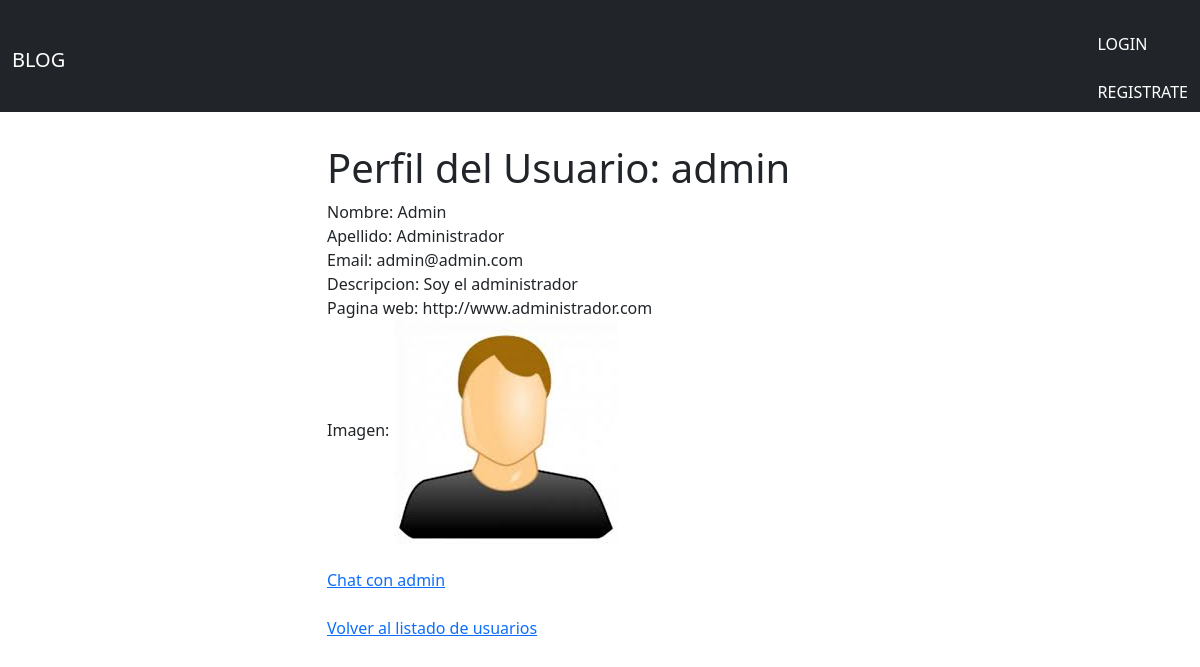
Page /AppModuloUsuario/perfil/admin on the committed database.
### AppModuloUsuario/models.py (models this page shows)
class User(AbstractUser):
    descripcion=models.CharField(max_length=200)
    paginaweb=models.URLField(max_length=200)
    imagen=models.ImageField(upload_to='imagenes', null=True, blank=True)

### AppModuloUsuario/views.py (the view)
# urls.py: path("perfil/<username>",perfil,name="perfil")
def perfil(request, username):
    usuario=User.objects.filter(username=username)
    return render(request,"AppModuloUsuario/perfil.html",{"usuario":usuario})

### AppModuloUsuario/templates/AppModuloUsuario/perfil.html (shortened to what this page needs)
{% extends '../html/base.html' %}
{% load static %}
{% block content %}
<body>
   <div class="mt-5">
       {% for usu in usuario %}
           <h1>Perfil del Usuario: {{ usu.username }}</h1>
            Nombre: {{ usu.first_name }}
            <br>
            Apellido: {{ usu.last_name }}
            <br>
            Email: {{ usu.email }}
            <br>
            Descripcion: {{ usu.descripcion }}
            <br>
            Pagina web: {{ usu.paginaweb }}
            <br>
            {% if usu.imagen %}
               Imagen: <img src="{{ usu.imagen.url }}" alt="">
            {% endif %}
            <br>
            <br>
            <a href="{% url 'crearmensaje' usu.username %}">Chat con {{ usu.username }}</a>
       {% endfor %}
       <br>
       <br>
       <a href="{% url 'listadousuarios' %}">Volver al listado de usuarios</a>
   </div>
{% endblock %}

### rows in the picture
User: username "admin", first_name "Admin", last_name "Administrador", email "admin@admin.com", descripcion "Soy el administrador", paginaweb "http://www.administrador.com", imagen (picture)
